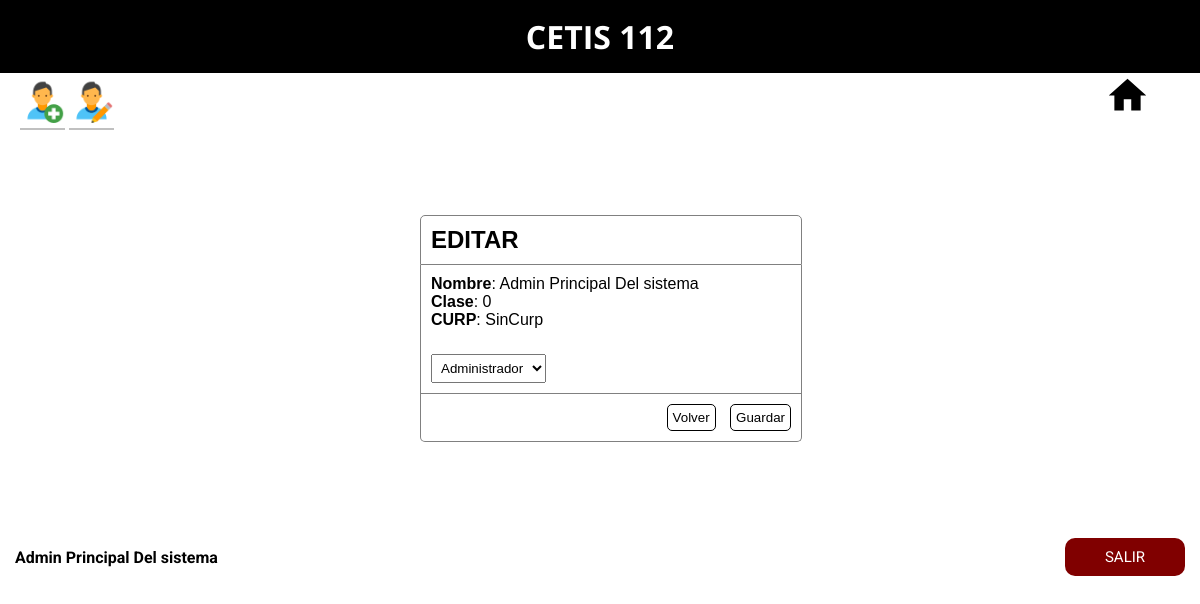
The app's page /Admin-Usuarios/adminUsuCambio.php?mat=1 (signed in) with its own data.
### tables this page shows
CREATE TABLE `ynausuarios` (
  `id_usuario` int(11) NOT NULL,
  `id_persona` int(11) NOT NULL,
  `clase` int(11) NOT NULL,
  `Usuario` text NOT NULL,
  `Pass` varchar(20) NOT NULL
);

CREATE TABLE `ynapersonas` (
  `id_persona` int(11) NOT NULL,
  `Apellido1` text NOT NULL,
  `Apellido2` text NOT NULL,
  `Nombres` text NOT NULL,
  `CURP` varchar(20) NOT NULL
);

### Admin-Usuarios/adminUsuCambio.php (the view, shortened to what this page needs)
<?php
	if (isset($_SESSION['admin'])) {
		$p = $_SESSION['admin'];
		$a1 = $_SESSION['apellidodocente'];
		$a2 = $_SESSION['apellidodosdocente'];
		$v1 = $_GET['mat'];
	} else {
		header("Location: ../index.php");
	}
	$conexion = mysqli_connect("localhost","root","","yna") or die ("problemas con la conexion");
	$fries = mysqli_query($conexion,"SELECT ynapersonas.Nombres, ynapersonas.Apellido1, ynapersonas.Apellido2,ynapersonas.CURP, ynausuarios.clase FROM ynapersonas INNER JOIN ynausuarios ON ynapersonas.id_persona=ynausuarios.id_persona WHERE ynapersonas.id_persona='".$v1."'");
	$burger= mysqli_fetch_array($fries);
 ?>
 <!DOCTYPE html>
 <html>
 <head>
	<link rel="stylesheet" type="text/css" href="CSS/adminUsuarios.css">
 	<link rel="stylesheet" type="text/css" href="../CSS/consulta.css">
 	<link rel="stylesheet" type="text/css" href="../CSS/adminUsuarios.css">
 </head>
 <body>
 		<header>
		<h1>CETIS 112</h1>
	</header>
		<div class="home">
			<div>
			<a href="adminUsuarios.php"><img src="../CSS/agregar.png" class="ho"></a>
			<a href="adminUsuEdit.php"><img src="../CSS/eliminar.png" class="ho"></a>
			</div>
			<a href="../Docente/docente.php"><img src="../CSS/home.svg" class="hi"></a>
		</div><br><br>
	<div class="padre">
		<div class="familia">
			<div class="cab">
				<h2>EDITAR</h2>
			</div>
			<div class="cont">
				<p class="tla">Nombre</p><p>: <?php echo $burger['Nombres']. " " .$burger['Apellido1']. " " .$burger['Apellido2']  ?></p>
				<p class="tla">Clase</p><p>: <?php  echo $burger['clase'] ?></p>
				<p class="tla">CURP</p><p>: <?php  echo $burger['CURP'] ?></p>
				<form method="POST" id="formi">
				<select class="seli" name="sle">
			 		<option value="0">Administrador</option>
				</select>
				</form>
			</div>
			<div class="bot">
				<div>
				<input type="button" id="volver" class="btn-edit" value="Volver" onclick="location.href='adminUsuEdit.php'">
				<input type="submit" id="guardar" class="btn-edit" value="Guardar" form="formi">
				</div>
			</div>
		</div>
	</div><br><br>
	<div class="salir">
		<p class="perfil" id="p"><?php echo $p. " " .$a1. " " .$a2 ?></p>
		<input type="button" value="SALIR" class="out" onclick="location.href='../logout.php'">
	</div>
</body>
</html>

### CSS/adminUsuarios.css (style rules this page uses)
* { padding: 0; margin: 0; }
header { width: 100%; padding-bottom: 15px; padding-top: 15px; background-color:black; color: white; display: flex; justify-content: center; font-family: 'Open Sans', sans-serif; }
.home { width:100%; display: flex; justify-content:space-between; }
.hi { width: 45px; position: relative; right:20px; }
.ho { width: 45px; position: relative; left: 20px; }
.salir { width: 100%; padding-top: 15px; padding-bottom: 15px; position: relative; display: flex; justify-content: space-between; }
.perfil { font-weight: bold; position: relative; margin-left: 15px; top: 10px; font-family: 'Roboto', sans-serif; }
.out { width: 10%; background:#800000; padding: 10px; border-radius: 10px 10px 10px 10px; border:none; color: white; font-size: 15px; cursor: pointer; position: relative; margin-right:15px; font-family: 'Roboto', sans-serif; }

### CSS/consulta.css (style rules this page uses)
* { padding: 0; margin: 0; }
header { width: 100%; padding-bottom: 15px; padding-top: 15px; background-color:black; color: white; display: flex; justify-content: center; font-family: 'Open Sans', sans-serif; }
.home { width:50%; display: flex; justify-content:flex-end; }
.home img { position: relative; right: 50px; width: 45px; }
.ho { width:18.5%; background-color:white; padding-bottom:5px; padding-top:5px; border-bottom: solid; border-width: 2px; border-color:#C0C0C0; font-family: 'Roboto', sans-serif; }
.salir { width: 100%; padding-top: 15px; padding-bottom: 15px; position: relative; display: flex; justify-content: space-between; }
.perfil { font-weight: bold; position: relative; margin-left: 15px; top: 10px; font-family: 'Roboto', sans-serif; }
.out { width: 10%; background:#800000; padding: 10px; border-radius: 10px 10px 10px 10px; border:none; color: white; font-size: 15px; cursor: pointer; position: relative; margin-right:15px; font-family: 'Roboto', sans-serif; }
.padre { display: flex; justify-content: center; }
.familia { width: 30%; font-family: 'Poppins', sans-serif; margin-top: 45px; margin-bottom:45px; }
.cab { border: 1px solid gray; width: 100%; padding: 10px; border-radius: 5px 5px 0 0; }
.cont { width: 100%; border: 1px solid gray; padding: 10px; border-top: 0; }
.bot { width: 100%; border: 1px solid gray; padding: 10px; border-top: 0; display: flex; justify-content: space-between; border-radius: 0 0 5px 5px; }
.btn-edit { padding: 5px; border:1px solid black; background-color: white; margin-left: 10px; cursor: pointer; border-radius: 5px 5px 5px 5px; }
.seli { padding: 5px; cursor: pointer; margin-top: 25px; }
.tla { float: left; font-weight: bold; }

### records on screen
ynausuarios: id_persona.Nombres "Admin", id_persona.Apellido1 "Principal", id_persona.Apellido2 "Del sistema", clase "0", id_persona.CURP "SinCurp"

### other values on screen
$p "Admin"
$a1 "Principal"
$a2 "Del sistema"
